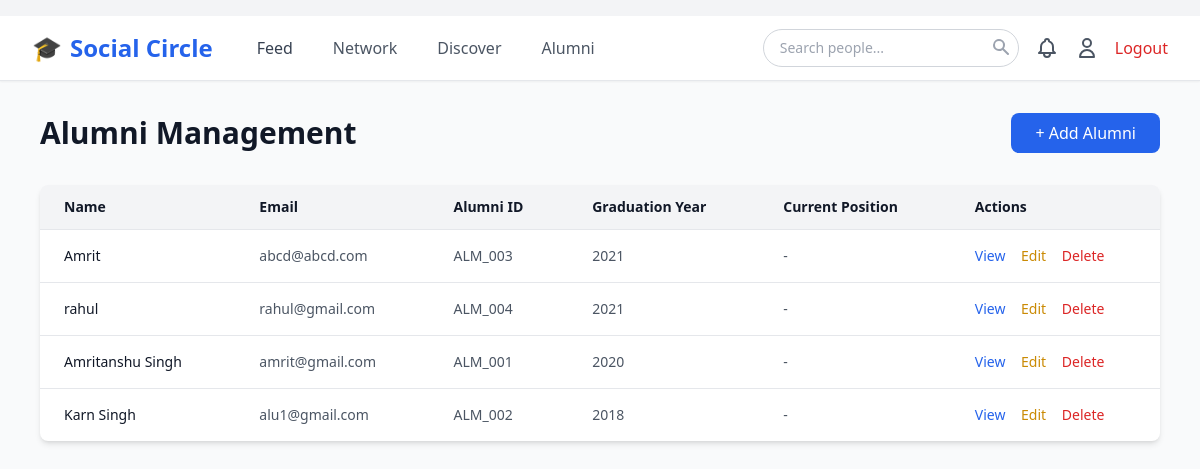
Page /admin/alumni (signed in) on the committed database.
### app.py (models this page shows, shortened)
class Alumni(db.Model):
    __tablename__ = 'alumni'
    id = db.Column(db.Integer, primary_key=True)
    alumni_id = db.Column(db.String(20), unique=True)
    name = db.Column(db.String(100), nullable=False)
    email = db.Column(db.String(120), unique=True, nullable=False)
    password_hash = db.Column(db.String(128), nullable=False)
    graduation_year = db.Column(db.Integer, nullable=False)
    degree = db.Column(db.String(100))
    major = db.Column(db.String(100))
    current_company = db.Column(db.String(200))
    current_position = db.Column(db.String(200))
    phone = db.Column(db.String(15))
    joined_at = db.Column(db.DateTime, default=lambda: datetime.now(timezone.utc))

### app.py (the view)
@app.route('/admin/alumni', methods=['GET'])
@admin_required
def list_alumni():
    alumni_list = Alumni.query.order_by(Alumni.graduation_year.desc()).all()
    return render_template('list_alumni.html', alumni_list=alumni_list)

### app.py (called while the page is built)
@app.context_processor
def inject_date():
    return dict(date=date, datetime=datetime)

def admin_required(f):
    @wraps(f)
    def decorated_function(*args, **kwargs):
        if session.get('user_type') != 'admin' or 'admin_id' not in session:
            flash('Please login as admin first', 'error')
            return redirect(url_for('admin_login'))
        return f(*args, **kwargs)
    return decorated_function

### templates/list_alumni.html (shortened to what this page needs)
{% extends "base_social.html" %}
{% block content %}
<div class="min-h-screen bg-gray-50">
    {% include 'social_nav.html' %}
    <div class="max-w-6xl mx-auto px-4 py-8">
        <div class="flex justify-between items-center mb-8">
            <h1 class="font-bold text-3xl text-gray-900">Alumni Management</h1>
            <a href="{{ url_for('add_alumni') }}" class="px-6 py-2 bg-blue-600 text-white rounded-lg hover:bg-blue-700 font-medium">
                + Add Alumni
            </a>
        </div>
        {% if alumni_list %}
        <div class="bg-white rounded-lg shadow-md overflow-hidden">
            <div class="overflow-x-auto">
                <table class="w-full">
                    <thead class="bg-gray-100 border-b border-gray-200">
                        <tr>
                            <th class="px-6 py-3 text-left text-sm font-semibold text-gray-900">Name</th>
                            <th class="px-6 py-3 text-left text-sm font-semibold text-gray-900">Email</th>
                            <th class="px-6 py-3 text-left text-sm font-semibold text-gray-900">Alumni ID</th>
                            <th class="px-6 py-3 text-left text-sm font-semibold text-gray-900">Graduation Year</th>
                            <th class="px-6 py-3 text-left text-sm font-semibold text-gray-900">Current Position</th>
                            <th class="px-6 py-3 text-left text-sm font-semibold text-gray-900">Actions</th>
                        </tr>
                    </thead>
                    <tbody class="divide-y divide-gray-200">
                        {% for alumni in alumni_list %}
                        <tr class="hover:bg-gray-50 transition">
                            <td class="px-6 py-4 text-sm text-gray-900 font-medium">{{ alumni.name }}</td>
                            <td class="px-6 py-4 text-sm text-gray-600">{{ alumni.email }}</td>
                            <td class="px-6 py-4 text-sm text-gray-600">{{ alumni.alumni_id }}</td>
                            <td class="px-6 py-4 text-sm text-gray-600">{{ alumni.graduation_year }}</td>
                            <td class="px-6 py-4 text-sm text-gray-600">{{ alumni.current_position or '-' }}</td>
                            <td class="px-6 py-4 text-sm space-x-3">
                                <a href="{{ url_for('view_profile', user_type='alumni', user_id=alumni.alumni_id) }}" class="text-blue-600 hover:text-blue-700">
                                    View
                                </a>
                                <button onclick="alert('Edit functionality can be implemented')" class="text-yellow-600 hover:text-yellow-700">
                                    Edit
                                </button>
                                <form method="POST" style="display:inline;" onsubmit="return confirm('Delete this alumni?');">
                                    <button type="submit" class="text-red-600 hover:text-red-700">
                                        Delete
                                    </button>
                                </form>
                            </td>
                        </tr>
                        {% endfor %}
                    </tbody>
                </table>
            </div>
        </div>
        {% endif %}
    </div>
</div>
{% endblock %}

### rows in the picture
Alumni: name "Amrit", email "abcd@abcd.com", alumni_id "ALM_003", graduation_year "2021", current_position "-"
Alumni: name "rahul", email "rahul@gmail.com", alumni_id "ALM_004", graduation_year "2021", current_position "-"
Alumni: name "Amritanshu Singh", email "amrit@gmail.com", alumni_id "ALM_001", graduation_year "2020", current_position "-"
Alumni: name "Karn Singh", email "alu1@gmail.com", alumni_id "ALM_002", graduation_year "2018", current_position "-"
